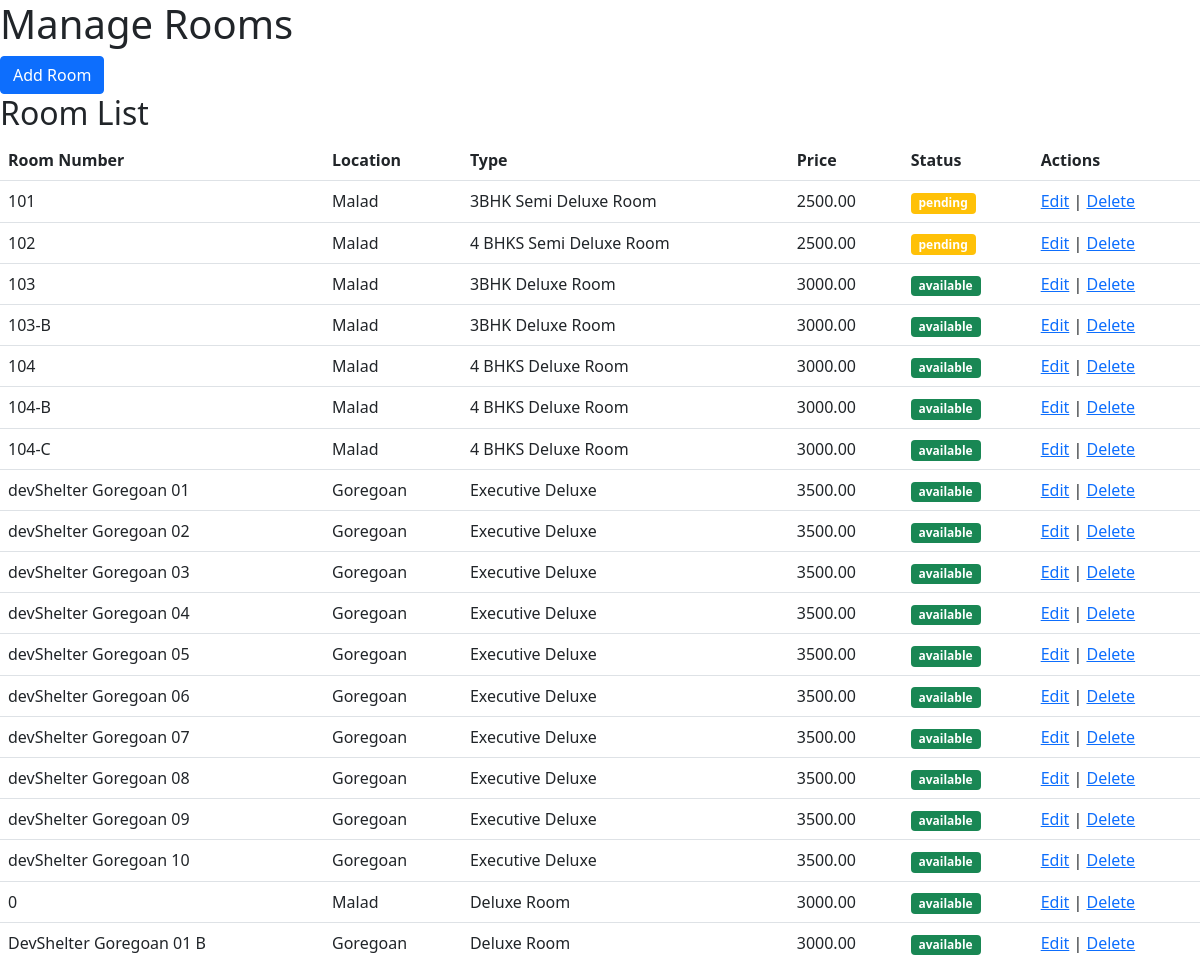
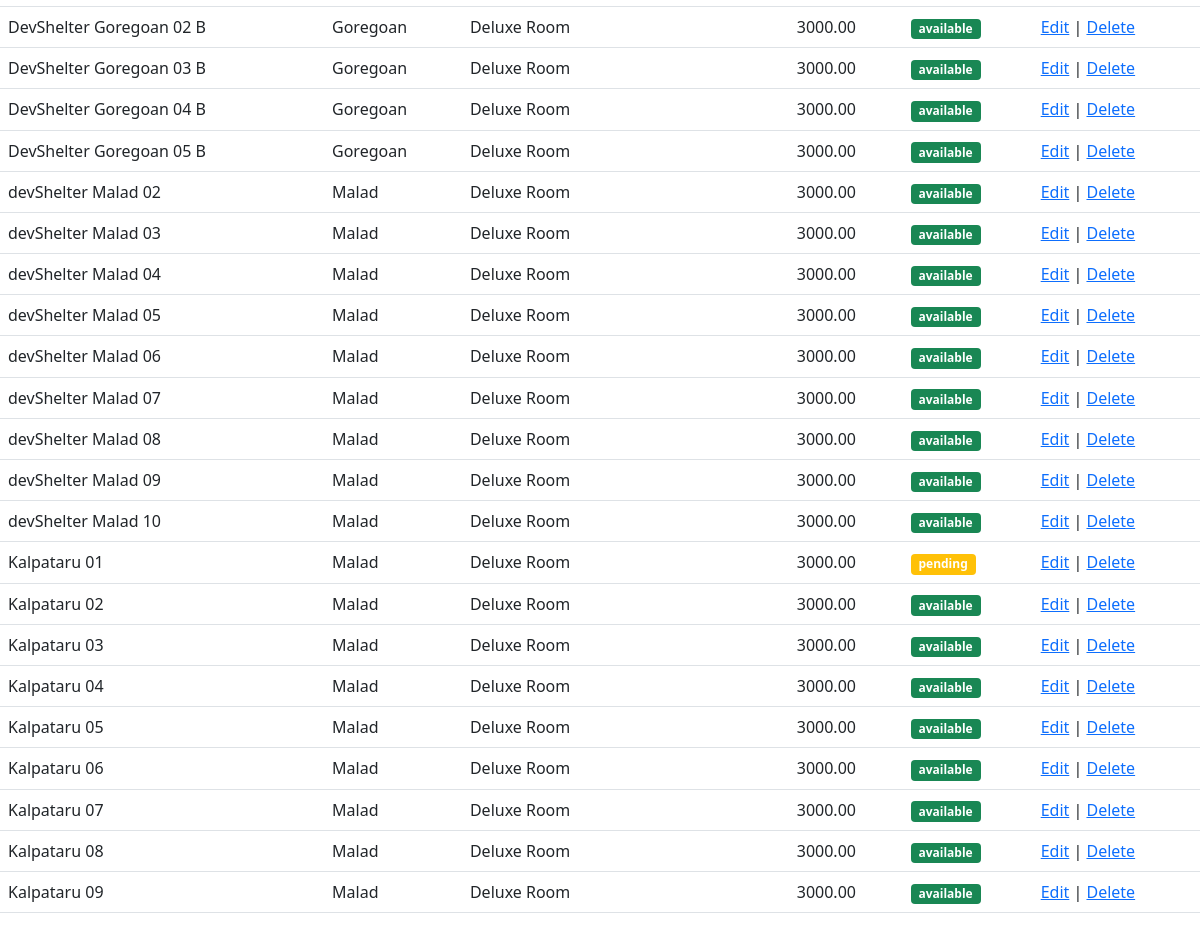
The app's page /admin/manage_rooms.php with its own data (2 pictures, top to bottom).
### tables this page shows
CREATE TABLE `rooms` (
  `id` int(11) NOT NULL,
  `room_number` varchar(50) NOT NULL,
  `location_id` int(11) NOT NULL,
  `type_id` int(11) NOT NULL,
  `price` decimal(10,2) NOT NULL,
  `status` enum('available','booked','maintenance','pending') NOT NULL
);

CREATE TABLE `locations` (
  `id` int(11) NOT NULL,
  `name` varchar(100) NOT NULL
);

CREATE TABLE `room_types` (
  `id` int(11) NOT NULL,
  `type` varchar(50) NOT NULL,
  `primarytype` varchar(255) DEFAULT NULL
);

### admin/manage_rooms.php (the view, shortened to what this page needs)
<?php
require 'config.php';
?>
<!DOCTYPE html>
<html>
<head>
    <link rel="stylesheet" href="https://stackpath.bootstrapcdn.com/bootstrap/5.1.3/css/bootstrap.min.css">
</head>
<body>
    <h1>Manage Rooms</h1>
    <button type="button" class="btn btn-primary" data-bs-toggle="modal" data-bs-target="#myModal">Add Room</button>
    <h2>Room List</h2>
    <table class="table">
        <tr>
            <th>Room Number</th>
            <th>Location</th>
            <th>Type</th>
            <th>Price</th>
            <th>Status</th>
            <th>Actions</th>
        </tr>
        <?php
        $rooms = $conn->query("SELECT rooms.*, locations.name as location_name, room_types.type as room_type FROM rooms JOIN locations ON rooms.location_id = locations.id JOIN room_types ON rooms.type_id = room_types.id order by type_id ,room_number; ");
        while ($row = $rooms->fetch_assoc()) { ?>
        <tr>
            <td>
                <?php echo $row['room_number']; ?>
            </td>
            <td>
                <?php echo $row['location_name']; ?>
            </td>
            <td>
                <?php echo $row['room_type']; ?>
            </td>
            <td>
                <?php echo $row['price']; ?>
            </td>
            <td>
                <?php if ($row['status'] == 'available') {
                        echo '<span class="badge bg-success">' . $row['status'] . '</span>';
                    } else if ($row['status'] == 'booked') {
                        echo '<span class="badge bg-info">' . $row['status'] . '</span>';
                    } else if ($row['status'] == 'maintenance') {
                        echo '<span class="badge bg-warning">' . $row['status'] . '</span>';
                    }
                    else if ($row['status'] == 'pending') {
                        echo '<span class="badge bg-warning">' . $row['status'] . '</span>';
                    }
                    ?>
            </td>
            <td>
                <a href='#' class='edit-room' data-id='<?php echo $row['id']; ?>'
                    data-room-number='<?php echo $row['room_number']; ?>'
                    data-location-id='<?php echo $row['location_id']; ?>' data-type-id='<?php echo $row['type_id']; ?>'
                    data-price='<?php echo $row['price']; ?>' data-status='<?php echo $row['status']; ?>'
                    data-bs-toggle="modal" data-bs-target="#myModal1">Edit</a> |
                <a href='delete.php?delete=room&id=<?php echo $row['id']; ?>'>Delete</a>
            </td>
        </tr>
        <?php } ?>
    </table>
</body>
</html>

### records on screen
rooms: room_number "101", location.name "Malad", type.type "3BHK Semi Deluxe Room", price "2500.00", status "pending"
rooms: room_number "102", location.name "Malad", type.type "4 BHKS Semi Deluxe Room", price "2500.00", status "pending"
rooms: room_number "103", location.name "Malad", type.type "3BHK Deluxe Room", price "3000.00", status "available"
rooms: room_number "103-B", location.name "Malad", type.type "3BHK Deluxe Room", price "3000.00", status "available"
rooms: room_number "104", location.name "Malad", type.type "4 BHKS Deluxe Room", price "3000.00", status "available"
rooms: room_number "104-B", location.name "Malad", type.type "4 BHKS Deluxe Room", price "3000.00", status "available"
rooms: room_number "104-C", location.name "Malad", type.type "4 BHKS Deluxe Room", price "3000.00", status "available"
rooms: room_number "devShelter Goregoan 01", location.name "Goregoan", type.type "Executive Deluxe", price "3500.00", status "available"
rooms: room_number "devShelter Goregoan 02", location.name "Goregoan", type.type "Executive Deluxe", price "3500.00", status "available"
rooms: room_number "devShelter Goregoan 03", location.name "Goregoan", type.type "Executive Deluxe", price "3500.00", status "available"
rooms: room_number "devShelter Goregoan 04", location.name "Goregoan", type.type "Executive Deluxe", price "3500.00", status "available"
rooms: room_number "devShelter Goregoan 05", location.name "Goregoan", type.type "Executive Deluxe", price "3500.00", status "available"
rooms: room_number "devShelter Goregoan 06", location.name "Goregoan", type.type "Executive Deluxe", price "3500.00", status "available"
rooms: room_number "devShelter Goregoan 07", location.name "Goregoan", type.type "Executive Deluxe", price "3500.00", status "available"
rooms: room_number "devShelter Goregoan 08", location.name "Goregoan", type.type "Executive Deluxe", price "3500.00", status "available"
rooms: room_number "devShelter Goregoan 09", location.name "Goregoan", type.type "Executive Deluxe", price "3500.00", status "available"
rooms: room_number "devShelter Goregoan 10", location.name "Goregoan", type.type "Executive Deluxe", price "3500.00", status "available"
rooms: room_number "0", location.name "Malad", type.type "Deluxe Room", price "3000.00", status "available"
rooms: room_number "DevShelter Goregoan 01 B", location.name "Goregoan", type.type "Deluxe Room", price "3000.00", status "available"
rooms: room_number "DevShelter Goregoan 02 B", location.name "Goregoan", type.type "Deluxe Room", price "3000.00", status "available"
rooms: room_number "DevShelter Goregoan 03 B", location.name "Goregoan", type.type "Deluxe Room", price "3000.00", status "available"
rooms: room_number "DevShelter Goregoan 04 B", location.name "Goregoan", type.type "Deluxe Room", price "3000.00", status "available"
rooms: room_number "DevShelter Goregoan 05 B", location.name "Goregoan", type.type "Deluxe Room", price "3000.00", status "available"
rooms: room_number "devShelter Malad 02", location.name "Malad", type.type "Deluxe Room", price "3000.00", status "available"
rooms: room_number "devShelter Malad 03", location.name "Malad", type.type "Deluxe Room", price "3000.00", status "available"
rooms: room_number "devShelter Malad 04", location.name "Malad", type.type "Deluxe Room", price "3000.00", status "available"
rooms: room_number "devShelter Malad 05", location.name "Malad", type.type "Deluxe Room", price "3000.00", status "available"
rooms: room_number "devShelter Malad 06", location.name "Malad", type.type "Deluxe Room", price "3000.00", status "available"
rooms: room_number "devShelter Malad 07", location.name "Malad", type.type "Deluxe Room", price "3000.00", status "available"
rooms: room_number "devShelter Malad 08", location.name "Malad", type.type "Deluxe Room", price "3000.00", status "available"
rooms: room_number "devShelter Malad 09", location.name "Malad", type.type "Deluxe Room", price "3000.00", status "available"
rooms: room_number "devShelter Malad 10", location.name "Malad", type.type "Deluxe Room", price "3000.00", status "available"
rooms: room_number "Kalpataru 01", location.name "Malad", type.type "Deluxe Room", price "3000.00", status "pending"
rooms: room_number "Kalpataru 02", location.name "Malad", type.type "Deluxe Room", price "3000.00", status "available"
rooms: room_number "Kalpataru 03", location.name "Malad", type.type "Deluxe Room", price "3000.00", status "available"
rooms: room_number "Kalpataru 04", location.name "Malad", type.type "Deluxe Room", price "3000.00", status "available"
rooms: room_number "Kalpataru 05", location.name "Malad", type.type "Deluxe Room", price "3000.00", status "available"
rooms: room_number "Kalpataru 06", location.name "Malad", type.type "Deluxe Room", price "3000.00", status "available"
rooms: room_number "Kalpataru 07", location.name "Malad", type.type "Deluxe Room", price "3000.00", status "available"
rooms: room_number "Kalpataru 08", location.name "Malad", type.type "Deluxe Room", price "3000.00", status "available"
rooms: room_number "Kalpataru 09", location.name "Malad", type.type "Deluxe Room", price "3000.00", status "available"
